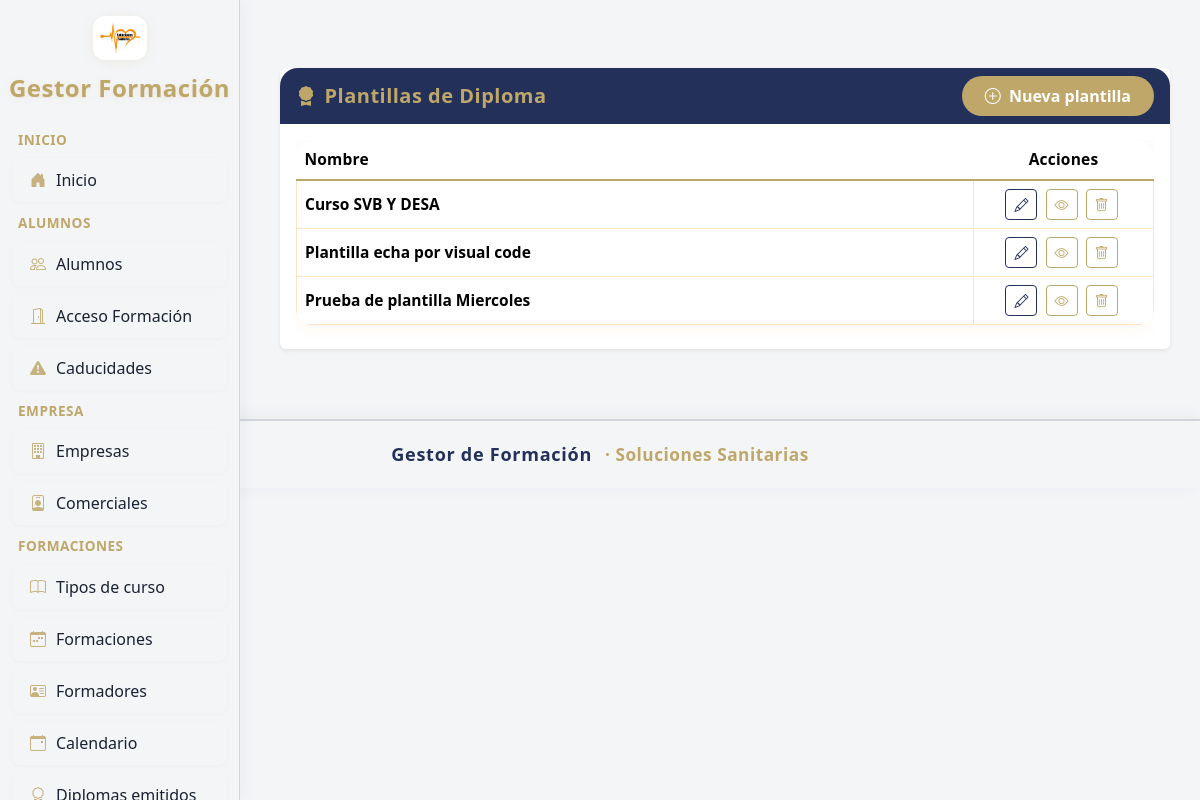
Screenshot of /diplomas/plantillas with the database file from the repository.
### mi_plataforma_formacion_app/models/plantilla_diploma.py (models this page shows)
class PlantillaDiploma(db.Model):
    id = db.Column(db.Integer, primary_key=True)
    nombre = db.Column(db.String(120), nullable=False)
    ruta_pdf = db.Column(db.String(255), nullable=True)

### mi_plataforma_formacion_app/blueprints/diplomas/routes.py (the view)
@diplomas_bp.route('/plantillas')
def listar_plantillas():
    plantillas = PlantillaDiploma.query.all()
    return render_template('diplomas/listar_plantillas.html', plantillas=plantillas)

### mi_plataforma_formacion_app/blueprints/alumnos/routes.py (called while the page is built)
@alumnos_bp.app_context_processor
def inject_buscar_diploma_pdf():
    return dict(buscar_diploma_pdf=buscar_diploma_pdf)

### mi_plataforma_formacion_app/templates/diplomas/listar_plantillas.html (shortened to what this page needs)
{% extends "base.html" %}
{% block content %}
<div class="card shadow-sm border-0" style="max-width:900px;margin:auto;background:#fff;">
  <div class="card-header d-flex align-items-center justify-content-between" style="background:var(--color-sidebar-active);border-radius:18px 18px 0 0;border-bottom:none;min-height:56px;">
    <span style="font-size:1.25rem;font-weight:700;color:var(--color-sidebar-title);letter-spacing:0.5px;"><i class="bi bi-award-fill me-2" style="color:var(--color-sidebar-title);"></i>Plantillas de Diploma</span>
  <a href="{{ url_for('diplomas_bp.nueva_plantilla') }}" class="btn" style="background:var(--color-btn-gold);color:#fff;font-weight:600;border-radius:2em;padding:7px 22px;"><i class="bi bi-plus-circle me-1"></i> Nueva plantilla</a>
  </div>
  <div class="card-body pt-3 pb-2">
    <div class="table-responsive">
      <table class="table align-middle" style="font-size:0.97rem;border-radius:16px;overflow:hidden;box-shadow:0 2px 18px #ff770012;">
        <thead style="background:var(--color-sidebar-hover);">
          <tr style="color:var(--color-sidebar-active);font-weight:700;letter-spacing:0.2px;">
            <th style="border-bottom:2px solid var(--color-accent-gold);">Nombre</th>
            <th class="text-center" style="width:180px;border-bottom:2px solid var(--color-accent-gold);">Acciones</th>
          </tr>
        </thead>
        <tbody>
          {% for plantilla in plantillas %}
          {% set row_bg = '#fff7ed' if loop.index0 % 2 == 0 else '#fffefb' %}
          <tr style="background: {{ row_bg }};">
            <td style="border:1px solid #ffe3c2;border-radius:8px 0 0 8px;vertical-align:middle;"><strong>{{ plantilla.nombre }}</strong></td>
            <td class="text-center" style="border:1px solid #ffe3c2;border-radius:0 8px 8px 0;vertical-align:middle;">
              <a href="{{ url_for('diplomas_bp.editar_plantilla', id=plantilla.id) }}" class="btn btn-outline-primary btn-sm me-1 d-inline-flex align-items-center" style="border-color:var(--color-btn-navy);color:var(--color-btn-navy);font-weight:600;" title="Editar">
                <i class="bi bi-pencil"></i>
              </a>
              <button type="button" class="btn btn-outline-success btn-sm me-1 d-inline-flex align-items-center" style="border-color:var(--color-accent-gold);color:var(--color-accent-gold);font-weight:600;" title="Vista previa" onclick="mostrarVistaPrevia({{ plantilla.id }})">
                <i class="bi bi-eye"></i>
              </button>
              <form action="{{ url_for('diplomas_bp.eliminar_plantilla', id=plantilla.id) }}" method="post" style="display:inline;" onsubmit="return confirm('¿Borrar plantilla?');">
                <button type="submit" class="btn btn-outline-danger btn-sm me-1 d-inline-flex align-items-center" style="border-color:var(--color-accent-gold);color:var(--color-accent-gold);font-weight:600;" title="Borrar">
                  <i class="bi bi-trash"></i>
                </button>
              </form>
            </td>
          </tr>
          {% endfor %}
        </tbody>
      </table>
    </div>
  </div>
</div>
{% endblock %}

### mi_plataforma_formacion_app/templates/base.html (style rules this page uses)
:root { --color-sidebar-bg: #f4f5f7; --color-sidebar-border: #d1d5db; --color-sidebar-text: #1a2233; --color-sidebar-hover: #e9eaf0; --color-sidebar-active: #22305a; --color-sidebar-active-text: #fff; --color-sidebar-title: #bfa76a; --color-sidebar-icon: #bfa76a; --color-accent-gold: #bfa76a; --color-card-bg: #fff; --color-btn-gold: #bfa76a; --color-btn-navy: #22305a; }
body { font-family: 'Segoe UI', sans-serif; background-color: #f4f5f7; margin: 0; padding: 0; color: var(--color-sidebar-text); }

### rows the page displays
PlantillaDiploma: nombre "Curso SVB Y DESA"
PlantillaDiploma: nombre "Plantilla echa por visual code"
PlantillaDiploma: nombre "Prueba de plantilla Miercoles"
